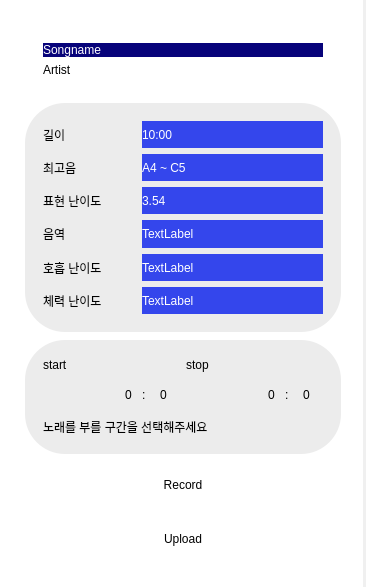
<?xml version="1.0" encoding="UTF-8"?>
<ui version="4.0">
 <class>songInfo</class>
 <widget class="QWidget" name="songInfo">
  <property name="geometry">
   <rect>
    <x>0</x>
    <y>0</y>
    <width>366</width>
    <height>587</height>
   </rect>
  </property>
  <property name="sizePolicy">
   <sizepolicy hsizetype="Preferred" vsizetype="Preferred">
    <horstretch>0</horstretch>
    <verstretch>4</verstretch>
   </sizepolicy>
  </property>
  <property name="windowTitle">
   <string>Form</string>
  </property>
  <property name="styleSheet">
   <string notr="true">background-color: white;
border-right: 3px solid  rgb(240, 240, 240);</string>
  </property>
  <layout class="QVBoxLayout" name="verticalLayout">
   <property name="spacing">
    <number>8</number>
   </property>
   <property name="leftMargin">
    <number>25</number>
   </property>
   <property name="topMargin">
    <number>25</number>
   </property>
   <property name="rightMargin">
    <number>25</number>
   </property>
   <property name="bottomMargin">
    <number>25</number>
   </property>
   <item>
    <widget class="QWidget" name="widget" native="true">
     <property name="sizePolicy">
      <sizepolicy hsizetype="Preferred" vsizetype="Preferred">
       <horstretch>0</horstretch>
       <verstretch>3</verstretch>
      </sizepolicy>
     </property>
     <property name="styleSheet">
      <string notr="true">background-color: transparent;
border-radius: 40px;
border:none</string>
     </property>
     <layout class="QVBoxLayout" name="verticalLayout_2">
      <property name="spacing">
       <number>6</number>
      </property>
      <property name="leftMargin">
       <number>18</number>
      </property>
      <property name="topMargin">
       <number>18</number>
      </property>
      <property name="rightMargin">
       <number>18</number>
      </property>
      <property name="bottomMargin">
       <number>18</number>
      </property>
      <item>
       <widget class="QLabel" name="SongName">
        <property name="sizePolicy">
         <sizepolicy hsizetype="Preferred" vsizetype="Preferred">
          <horstretch>0</horstretch>
          <verstretch>1</verstretch>
         </sizepolicy>
        </property>
        <property name="styleSheet">
         <string notr="true">font:11pt &quot;Noto Sans KR black&quot;;
color:white;
background-color:rgb(7, 3, 122);
border-radius: 15px;
align: center;</string>
        </property>
        <property name="text">
         <string>&lt;html&gt;&lt;head/&gt;&lt;body&gt;&lt;p&gt;Songname&lt;/p&gt;&lt;/body&gt;&lt;/html&gt;</string>
        </property>
       </widget>
      </item>
      <item>
       <widget class="QLabel" name="Artist">
        <property name="sizePolicy">
         <sizepolicy hsizetype="Preferred" vsizetype="Preferred">
          <horstretch>0</horstretch>
          <verstretch>1</verstretch>
         </sizepolicy>
        </property>
        <property name="styleSheet">
         <string notr="true">font: 9pt &quot;Noto Sans KR medium&quot;;
color:black;
background-color: transparent;
border-radius: 15px;
text-align: center;</string>
        </property>
        <property name="text">
         <string>Artist</string>
        </property>
       </widget>
      </item>
     </layout>
    </widget>
   </item>
   <item>
    <widget class="QWidget" name="songInfoContainer" native="true">
     <property name="sizePolicy">
      <sizepolicy hsizetype="Preferred" vsizetype="Preferred">
       <horstretch>0</horstretch>
       <verstretch>10</verstretch>
      </sizepolicy>
     </property>
     <property name="styleSheet">
      <string notr="true">background-color:rgb(236, 236, 236);
border-radius: 40px;
border:none;</string>
     </property>
     <layout class="QGridLayout" name="gridLayout">
      <property name="leftMargin">
       <number>18</number>
      </property>
      <property name="topMargin">
       <number>18</number>
      </property>
      <property name="rightMargin">
       <number>18</number>
      </property>
      <property name="bottomMargin">
       <number>18</number>
      </property>
      <property name="horizontalSpacing">
       <number>8</number>
      </property>
      <property name="verticalSpacing">
       <number>6</number>
      </property>
      <item row="8" column="1">
       <widget class="QLabel" name="Breath">
        <property name="sizePolicy">
         <sizepolicy hsizetype="Preferred" vsizetype="Preferred">
          <horstretch>2</horstretch>
          <verstretch>0</verstretch>
         </sizepolicy>
        </property>
        <property name="styleSheet">
         <string notr="true">font: 9pt &quot;Noto Sans KR medium&quot;;
color:white;
background-color: rgb(52, 70, 236);
border-radius: 20px;
text-align: center;</string>
        </property>
        <property name="text">
         <string>TextLabel</string>
        </property>
       </widget>
      </item>
      <item row="6" column="0">
       <widget class="QLabel" name="label_5">
        <property name="sizePolicy">
         <sizepolicy hsizetype="Preferred" vsizetype="Preferred">
          <horstretch>1</horstretch>
          <verstretch>1</verstretch>
         </sizepolicy>
        </property>
        <property name="styleSheet">
         <string notr="true">font: 9pt &quot;Noto Sans KR medium&quot;;
color:black;
background-color:rgb(236, 236, 236);
border-radius: 20px;
text-align: center;</string>
        </property>
        <property name="text">
         <string>표현 난이도</string>
        </property>
       </widget>
      </item>
      <item row="7" column="0">
       <widget class="QLabel" name="label_2">
        <property name="sizePolicy">
         <sizepolicy hsizetype="Preferred" vsizetype="Preferred">
          <horstretch>1</horstretch>
          <verstretch>1</verstretch>
         </sizepolicy>
        </property>
        <property name="styleSheet">
         <string notr="true">font: 9pt &quot;Noto Sans KR medium&quot;;
color:black;
background-color:rgb(236, 236, 236);
border-radius: 20px;
text-align: center;</string>
        </property>
        <property name="text">
         <string>음역</string>
        </property>
       </widget>
      </item>
      <item row="4" column="1">
       <widget class="QLabel" name="HighestNote">
        <property name="sizePolicy">
         <sizepolicy hsizetype="Preferred" vsizetype="Preferred">
          <horstretch>2</horstretch>
          <verstretch>0</verstretch>
         </sizepolicy>
        </property>
        <property name="styleSheet">
         <string notr="true">font: 9pt &quot;Noto Sans KR medium&quot;;
color:white;
background-color: rgb(52, 70, 236);
border-radius: 20px;
text-align: center;</string>
        </property>
        <property name="text">
         <string>A4 ~ C5</string>
        </property>
       </widget>
      </item>
      <item row="8" column="0">
       <widget class="QLabel" name="label_4">
        <property name="sizePolicy">
         <sizepolicy hsizetype="Preferred" vsizetype="Preferred">
          <horstretch>1</horstretch>
          <verstretch>1</verstretch>
         </sizepolicy>
        </property>
        <property name="styleSheet">
         <string notr="true">font: 9pt &quot;Noto Sans KR medium&quot;;
color:black;
background-color:rgb(236, 236, 236);
border-radius: 20px;
text-align: center;</string>
        </property>
        <property name="text">
         <string>호흡 난이도</string>
        </property>
       </widget>
      </item>
      <item row="2" column="1">
       <widget class="QLabel" name="Duration">
        <property name="sizePolicy">
         <sizepolicy hsizetype="Preferred" vsizetype="Preferred">
          <horstretch>2</horstretch>
          <verstretch>0</verstretch>
         </sizepolicy>
        </property>
        <property name="styleSheet">
         <string notr="true">font: 9pt &quot;Noto Sans KR medium&quot;;
color:white;
background-color: rgb(52, 70, 236);
border-radius: 20px;
text-align: center;</string>
        </property>
        <property name="text">
         <string>10:00</string>
        </property>
       </widget>
      </item>
      <item row="9" column="0">
       <widget class="QLabel" name="label_8">
        <property name="sizePolicy">
         <sizepolicy hsizetype="Preferred" vsizetype="Preferred">
          <horstretch>1</horstretch>
          <verstretch>1</verstretch>
         </sizepolicy>
        </property>
        <property name="styleSheet">
         <string notr="true">font: 9pt &quot;Noto Sans KR medium&quot;;
color:black;
background-color:rgb(236, 236, 236);
border-radius: 20px;
text-align: center;</string>
        </property>
        <property name="text">
         <string>체력 난이도</string>
        </property>
       </widget>
      </item>
      <item row="7" column="1">
       <widget class="QLabel" name="SoundRange">
        <property name="sizePolicy">
         <sizepolicy hsizetype="Preferred" vsizetype="Preferred">
          <horstretch>2</horstretch>
          <verstretch>0</verstretch>
         </sizepolicy>
        </property>
        <property name="styleSheet">
         <string notr="true">font: 9pt &quot;Noto Sans KR medium&quot;;
color:white;
background-color: rgb(52, 70, 236);
border-radius: 20px;
text-align: center;</string>
        </property>
        <property name="text">
         <string>TextLabel</string>
        </property>
       </widget>
      </item>
      <item row="4" column="0">
       <widget class="QLabel" name="label_3">
        <property name="sizePolicy">
         <sizepolicy hsizetype="Preferred" vsizetype="Preferred">
          <horstretch>1</horstretch>
          <verstretch>1</verstretch>
         </sizepolicy>
        </property>
        <property name="styleSheet">
         <string notr="true">font: 9pt &quot;Noto Sans KR medium&quot;;
color:black;
background-color:rgb(236, 236, 236);
border-radius: 20px;
text-align: center;</string>
        </property>
        <property name="text">
         <string>최고음</string>
        </property>
       </widget>
      </item>
      <item row="9" column="1">
       <widget class="QLabel" name="Health">
        <property name="sizePolicy">
         <sizepolicy hsizetype="Preferred" vsizetype="Preferred">
          <horstretch>2</horstretch>
          <verstretch>0</verstretch>
         </sizepolicy>
        </property>
        <property name="styleSheet">
         <string notr="true">font: 9pt &quot;Noto Sans KR medium&quot;;
color:white;
background-color: rgb(52, 70, 236);
border-radius: 20px;
text-align: center;</string>
        </property>
        <property name="text">
         <string>TextLabel</string>
        </property>
       </widget>
      </item>
      <item row="6" column="1">
       <widget class="QLabel" name="Expression">
        <property name="sizePolicy">
         <sizepolicy hsizetype="Preferred" vsizetype="Preferred">
          <horstretch>2</horstretch>
          <verstretch>0</verstretch>
         </sizepolicy>
        </property>
        <property name="styleSheet">
         <string notr="true">font: 9pt &quot;Noto Sans KR medium&quot;;
color:white;
background-color: rgb(52, 70, 236);
border-radius: 20px;
text-align: center;</string>
        </property>
        <property name="text">
         <string>3.54</string>
        </property>
       </widget>
      </item>
      <item row="2" column="0">
       <widget class="QLabel" name="Duration_label">
        <property name="sizePolicy">
         <sizepolicy hsizetype="Preferred" vsizetype="Preferred">
          <horstretch>1</horstretch>
          <verstretch>1</verstretch>
         </sizepolicy>
        </property>
        <property name="styleSheet">
         <string notr="true">font: 9pt &quot;Noto Sans KR medium&quot;;
color:black;
background-color:rgb(236, 236, 236);
border-radius: 20px;
text-align: center;</string>
        </property>
        <property name="text">
         <string>길이</string>
        </property>
       </widget>
      </item>
     </layout>
    </widget>
   </item>
   <item>
    <widget class="QWidget" name="DurationSet" native="true">
     <property name="sizePolicy">
      <sizepolicy hsizetype="Preferred" vsizetype="Preferred">
       <horstretch>0</horstretch>
       <verstretch>4</verstretch>
      </sizepolicy>
     </property>
     <property name="minimumSize">
      <size>
       <width>0</width>
       <height>0</height>
      </size>
     </property>
     <property name="styleSheet">
      <string notr="true">background-color:rgb(236, 236, 236);
border-radius: 40px;
border:none;</string>
     </property>
     <layout class="QGridLayout" name="gridLayout_2">
      <property name="leftMargin">
       <number>18</number>
      </property>
      <property name="topMargin">
       <number>18</number>
      </property>
      <property name="rightMargin">
       <number>18</number>
      </property>
      <property name="bottomMargin">
       <number>18</number>
      </property>
      <item row="2" column="0" colspan="2">
       <widget class="QLabel" name="label_12">
        <property name="sizePolicy">
         <sizepolicy hsizetype="Preferred" vsizetype="Preferred">
          <horstretch>0</horstretch>
          <verstretch>1</verstretch>
         </sizepolicy>
        </property>
        <property name="styleSheet">
         <string notr="true">font: 10pt &quot;Noto Sans KR medium&quot;;
color: black;</string>
        </property>
        <property name="text">
         <string>노래를 부를 구간을 선택해주세요</string>
        </property>
       </widget>
      </item>
      <item row="0" column="0">
       <widget class="QLabel" name="StartText">
        <property name="sizePolicy">
         <sizepolicy hsizetype="Preferred" vsizetype="Preferred">
          <horstretch>1</horstretch>
          <verstretch>1</verstretch>
         </sizepolicy>
        </property>
        <property name="styleSheet">
         <string notr="true">font: 12pt &quot;Noto Sans KR medium&quot;;
color:black;
background-color:rgb(236, 236, 236);
border-radius: 20px;
text-align: center;</string>
        </property>
        <property name="text">
         <string>start</string>
        </property>
       </widget>
      </item>
      <item row="1" column="0">
       <widget class="QWidget" name="StartTimeSet" native="true">
        <property name="sizePolicy">
         <sizepolicy hsizetype="Preferred" vsizetype="Preferred">
          <horstretch>0</horstretch>
          <verstretch>1</verstretch>
         </sizepolicy>
        </property>
        <property name="styleSheet">
         <string notr="true">font: 12pt &quot;Noto Sans KR medium&quot;;
color:black;
background-color:rgb(236, 236, 236);
border-radius: 20px;
text-align: center;</string>
        </property>
        <layout class="QGridLayout" name="DurationSetGrid_1">
         <item row="1" column="2">
          <widget class="QLabel" name="label_13">
           <property name="text">
            <string>:</string>
           </property>
          </widget>
         </item>
         <item row="1" column="0">
          <widget class="QSpinBox" name="StartMinuteValue">
           <property name="sizePolicy">
            <sizepolicy hsizetype="Minimum" vsizetype="Fixed">
             <horstretch>6</horstretch>
             <verstretch>0</verstretch>
            </sizepolicy>
           </property>
           <property name="styleSheet">
            <string notr="true">font: 11pt &quot;Noto Sans KR&quot;;
border-radius:0px;</string>
           </property>
           <property name="alignment">
            <set>Qt::AlignRight|Qt::AlignTrailing|Qt::AlignVCenter</set>
           </property>
           <property name="buttonSymbols">
            <enum>QAbstractSpinBox::NoButtons</enum>
           </property>
           <property name="maximum">
            <number>59</number>
           </property>
          </widget>
         </item>
         <item row="1" column="3">
          <widget class="QSpinBox" name="StartSecondValue">
           <property name="sizePolicy">
            <sizepolicy hsizetype="Minimum" vsizetype="Fixed">
             <horstretch>1</horstretch>
             <verstretch>0</verstretch>
            </sizepolicy>
           </property>
           <property name="layoutDirection">
            <enum>Qt::LeftToRight</enum>
           </property>
           <property name="styleSheet">
            <string notr="true">font: 11pt &quot;Noto Sans KR&quot;;
border-radius:0px;</string>
           </property>
           <property name="wrapping">
            <bool>false</bool>
           </property>
           <property name="frame">
            <bool>false</bool>
           </property>
           <property name="alignment">
            <set>Qt::AlignRight|Qt::AlignTrailing|Qt::AlignVCenter</set>
           </property>
           <property name="buttonSymbols">
            <enum>QAbstractSpinBox::NoButtons</enum>
           </property>
           <property name="maximum">
            <number>59</number>
           </property>
          </widget>
         </item>
        </layout>
       </widget>
      </item>
      <item row="0" column="1">
       <widget class="QLabel" name="StopText">
        <property name="sizePolicy">
         <sizepolicy hsizetype="Preferred" vsizetype="Preferred">
          <horstretch>1</horstretch>
          <verstretch>0</verstretch>
         </sizepolicy>
        </property>
        <property name="styleSheet">
         <string notr="true">font: 12pt &quot;Noto Sans KR medium&quot;;
color:black;
background-color:rgb(236, 236, 236);
border-radius: 20px;
text-align: center;</string>
        </property>
        <property name="text">
         <string>stop</string>
        </property>
       </widget>
      </item>
      <item row="1" column="1">
       <widget class="QWidget" name="StopTimeSet" native="true">
        <property name="sizePolicy">
         <sizepolicy hsizetype="Preferred" vsizetype="Preferred">
          <horstretch>0</horstretch>
          <verstretch>1</verstretch>
         </sizepolicy>
        </property>
        <property name="styleSheet">
         <string notr="true">font: 12pt &quot;Noto Sans KR medium&quot;;
color:black;
background-color:rgb(236, 236, 236);
border-radius: 20px;
text-align: center;</string>
        </property>
        <layout class="QGridLayout" name="DurationSetGrid_2">
         <item row="0" column="2">
          <widget class="QSpinBox" name="StopSecondValue">
           <property name="styleSheet">
            <string notr="true">font: 11pt &quot;Noto Sans KR&quot;;
border-radius:0px;</string>
           </property>
           <property name="alignment">
            <set>Qt::AlignRight|Qt::AlignTrailing|Qt::AlignVCenter</set>
           </property>
           <property name="buttonSymbols">
            <enum>QAbstractSpinBox::NoButtons</enum>
           </property>
           <property name="maximum">
            <number>59</number>
           </property>
          </widget>
         </item>
         <item row="0" column="0">
          <widget class="QSpinBox" name="StopMinuteValue">
           <property name="sizePolicy">
            <sizepolicy hsizetype="Minimum" vsizetype="Fixed">
             <horstretch>3</horstretch>
             <verstretch>0</verstretch>
            </sizepolicy>
           </property>
           <property name="styleSheet">
            <string notr="true">font: 11pt &quot;Noto Sans KR&quot;;
border-radius:0px;</string>
           </property>
           <property name="alignment">
            <set>Qt::AlignRight|Qt::AlignTrailing|Qt::AlignVCenter</set>
           </property>
           <property name="buttonSymbols">
            <enum>QAbstractSpinBox::NoButtons</enum>
           </property>
          </widget>
         </item>
         <item row="0" column="1">
          <widget class="QLabel" name="label_14">
           <property name="text">
            <string>:</string>
           </property>
          </widget>
         </item>
        </layout>
       </widget>
      </item>
     </layout>
    </widget>
   </item>
   <item>
    <widget class="QPushButton" name="RecordButton">
     <property name="sizePolicy">
      <sizepolicy hsizetype="Minimum" vsizetype="Preferred">
       <horstretch>0</horstretch>
       <verstretch>2</verstretch>
      </sizepolicy>
     </property>
     <property name="styleSheet">
      <string notr="true">QPushButton {
                        background-color: white;
                        border-radius: 20px;
						background-color:transparent;
						font: 20pt &quot;Noto Sans KR black&quot;;
						color: black;
border:none;
                        }

                    QPushButton:hover {
                        background-color: rgb(236, 236, 236);
                        }

                    QPushButton:pressed {
                        background-color: rgb(63, 63, 63);
                        }
	</string>
     </property>
     <property name="text">
      <string>Record</string>
     </property>
    </widget>
   </item>
   <item>
    <widget class="QPushButton" name="UploadButton">
     <property name="sizePolicy">
      <sizepolicy hsizetype="Minimum" vsizetype="Preferred">
       <horstretch>0</horstretch>
       <verstretch>2</verstretch>
      </sizepolicy>
     </property>
     <property name="styleSheet">
      <string notr="true">QPushButton {
                        background-color: white;
                        border-radius: 20px;
						background-color:transparent;
						font: 20pt &quot;Noto Sans KR black&quot;;
						color: black;
border:none;
                        }

                    QPushButton:hover {
                        background-color: rgb(236, 236, 236);
                        }

                    QPushButton:pressed {
                        background-color: rgb(63, 63, 63);
                        }
	</string>
     </property>
     <property name="text">
      <string>Upload</string>
     </property>
    </widget>
   </item>
  </layout>
 </widget>
 <resources/>
 <connections/>
</ui>
